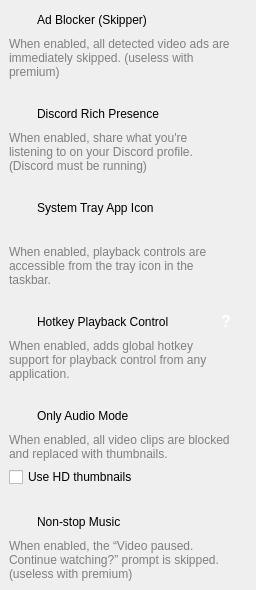
            <widget class="QFrame" name="frame_4">
             <property name="frameShape">
              <enum>QFrame::NoFrame</enum>
             </property>
             <property name="frameShadow">
              <enum>QFrame::Raised</enum>
             </property>
             <layout class="QVBoxLayout" name="verticalLayout_16">
              <property name="leftMargin">
               <number>0</number>
              </property>
              <property name="topMargin">
               <number>0</number>
              </property>
              <property name="rightMargin">
               <number>16</number>
              </property>
              <property name="bottomMargin">
               <number>0</number>
              </property>
              <item>
               <widget class="QFrame" name="SettingBox6">
                <property name="frameShape">
                 <enum>QFrame::NoFrame</enum>
                </property>
                <property name="frameShadow">
                 <enum>QFrame::Raised</enum>
                </property>
                <layout class="QVBoxLayout" name="verticalLayout_4">
                 <item>
                  <layout class="QHBoxLayout" name="horizontalLayout_3">
                   <item>
                    <widget class="QLabel" name="label">
                     <property name="minimumSize">
                      <size>
                       <width>22</width>
                       <height>22</height>
                      </size>
                     </property>
                     <property name="maximumSize">
                      <size>
                       <width>22</width>
                       <height>22</height>
                      </size>
                     </property>
                     <property name="text">
                      <string/>
                     </property>
                     <property name="scaledContents">
                      <bool>true</bool>
                     </property>
                    </widget>
                   </item>
                   <item>
                    <widget class="BodyLabel" name="BodyLabel_6">
                     <property name="text">
                      <string>Ad Blocker (Skipper)</string>
                     </property>
                    </widget>
                   </item>
                   <item>
                    <spacer name="horizontalSpacer_3">
                     <property name="orientation">
                      <enum>Qt::Horizontal</enum>
                     </property>
                     <property name="sizeHint" stdset="0">
                      <size>
                       <width>40</width>
                       <height>20</height>
                      </size>
                     </property>
                    </spacer>
                   </item>
                   <item>
                    <widget class="SwitchButton" name="SwitchButton_3" native="true">
                     <property name="layoutDirection">
                      <enum>Qt::RightToLeft</enum>
                     </property>
                    </widget>
                   </item>
                  </layout>
                 </item>
                 <item>
                  <widget class="BodyLabel" name="BodyLabel_19">
                   <property name="text">
                    <string>&lt;html&gt;&lt;head/&gt;&lt;body&gt;&lt;p&gt;&lt;span style=&quot; color:#808080;&quot;&gt;When enabled, all detected video ads are immediately skipped. (useless with premium)&lt;/span&gt;&lt;/p&gt;&lt;/body&gt;&lt;/html&gt;</string>
                   </property>
                   <property name="wordWrap">
                    <bool>true</bool>
                   </property>
                  </widget>
                 </item>
                </layout>
               </widget>
              </item>
              <item>
               <widget class="QFrame" name="SettingBox7">
                <property name="frameShape">
                 <enum>QFrame::NoFrame</enum>
                </property>
                <property name="frameShadow">
                 <enum>QFrame::Raised</enum>
                </property>
                <layout class="QVBoxLayout" name="verticalLayout_9">
                 <item>
                  <layout class="QHBoxLayout" name="horizontalLayout_9">
                   <item>
                    <widget class="QLabel" name="label_2">
                     <property name="minimumSize">
                      <size>
                       <width>22</width>
                       <height>22</height>
                      </size>
                     </property>
                     <property name="maximumSize">
                      <size>
                       <width>22</width>
                       <height>22</height>
                      </size>
                     </property>
                     <property name="text">
                      <string/>
                     </property>
                     <property name="scaledContents">
                      <bool>true</bool>
                     </property>
                    </widget>
                   </item>
                   <item>
                    <widget class="BodyLabel" name="BodyLabel_12">
                     <property name="text">
                      <string>Discord Rich Presence</string>
                     </property>
                    </widget>
                   </item>
                   <item>
                    <spacer name="horizontalSpacer_8">
                     <property name="orientation">
                      <enum>Qt::Horizontal</enum>
                     </property>
                     <property name="sizeHint" stdset="0">
                      <size>
                       <width>40</width>
                       <height>20</height>
                      </size>
                     </property>
                    </spacer>
                   </item>
                   <item>
                    <widget class="SwitchButton" name="SwitchButton_7" native="true">
                     <property name="layoutDirection">
                      <enum>Qt::RightToLeft</enum>
                     </property>
                    </widget>
                   </item>
                  </layout>
                 </item>
                 <item>
                  <widget class="BodyLabel" name="BodyLabel_26">
                   <property name="text">
                    <string>&lt;html&gt;&lt;head/&gt;&lt;body&gt;&lt;p&gt;&lt;span style=&quot; color:#808080;&quot;&gt;When enabled, share what you're listening to on your Discord profile. (Discord must be running)&lt;/span&gt;&lt;/p&gt;&lt;/body&gt;&lt;/html&gt;</string>
                   </property>
                   <property name="wordWrap">
                    <bool>true</bool>
                   </property>
                  </widget>
                 </item>
                </layout>
               </widget>
              </item>
              <item>
               <widget class="QFrame" name="SettingBox9">
                <property name="frameShape">
                 <enum>QFrame::NoFrame</enum>
                </property>
                <property name="frameShadow">
                 <enum>QFrame::Raised</enum>
                </property>
                <layout class="QVBoxLayout" name="verticalLayout_21">
                 <item>
                  <layout class="QHBoxLayout" name="horizontalLayout_14">
                   <item>
                    <widget class="QLabel" name="label_4">
                     <property name="minimumSize">
                      <size>
                       <width>22</width>
                       <height>22</height>
                      </size>
                     </property>
                     <property name="maximumSize">
                      <size>
                       <width>22</width>
                       <height>22</height>
                      </size>
                     </property>
                     <property name="text">
                      <string/>
                     </property>
                     <property name="scaledContents">
                      <bool>true</bool>
                     </property>
                    </widget>
                   </item>
                   <item>
                    <widget class="BodyLabel" name="BodyLabel_20">
                     <property name="text">
                      <string>System Tray App Icon</string>
                     </property>
                    </widget>
                   </item>
                   <item>
                    <spacer name="horizontalSpacer_13">
                     <property name="orientation">
                      <enum>Qt::Horizontal</enum>
                     </property>
                     <property name="sizeHint" stdset="0">
                      <size>
                       <width>40</width>
                       <height>20</height>
                      </size>
                     </property>
                    </spacer>
                   </item>
                   <item>
                    <widget class="SwitchButton" name="SwitchButton_12" native="true">
                     <property name="layoutDirection">
                      <enum>Qt::RightToLeft</enum>
                     </property>
                    </widget>
                   </item>
                  </layout>
                 </item>
                 <item>
                  <widget class="QLabel" name="label_3">
                   <property name="styleSheet">
                    <string notr="true">QLabel {
	color: red;
}</string>
                   </property>
                   <property name="text">
                    <string/>
                   </property>
                  </widget>
                 </item>
                 <item>
                  <widget class="BodyLabel" name="BodyLabel_28">
                   <property name="text">
                    <string>&lt;html&gt;&lt;head/&gt;&lt;body&gt;&lt;p&gt;&lt;span style=&quot; color:#808080;&quot;&gt;When enabled, playback controls are accessible from the tray icon in the taskbar.&lt;/span&gt;&lt;/p&gt;&lt;/body&gt;&lt;/html&gt;</string>
                   </property>
                   <property name="wordWrap">
                    <bool>true</bool>
                   </property>
                  </widget>
                 </item>
                </layout>
               </widget>
              </item>
              <item>
               <widget class="QFrame" name="SettingBox12">
                <property name="frameShape">
                 <enum>QFrame::NoFrame</enum>
                </property>
                <property name="frameShadow">
                 <enum>QFrame::Raised</enum>
                </property>
                <layout class="QVBoxLayout" name="verticalLayout_23">
                 <item>
                  <layout class="QHBoxLayout" name="horizontalLayout_17">
                   <property name="rightMargin">
                    <number>0</number>
                   </property>
                   <item>
                    <widget class="QLabel" name="label_7">
                     <property name="minimumSize">
                      <size>
                       <width>22</width>
                       <height>22</height>
                      </size>
                     </property>
                     <property name="maximumSize">
                      <size>
                       <width>22</width>
                       <height>22</height>
                      </size>
                     </property>
                     <property name="text">
                      <string/>
                     </property>
                     <property name="scaledContents">
                      <bool>true</bool>
                     </property>
                    </widget>
                   </item>
                   <item>
                    <widget class="BodyLabel" name="BodyLabel_23">
                     <property name="text">
                      <string>Hotkey Playback Control</string>
                     </property>
                    </widget>
                   </item>
                   <item>
                    <spacer name="horizontalSpacer_15">
                     <property name="orientation">
                      <enum>Qt::Horizontal</enum>
                     </property>
                     <property name="sizeHint" stdset="0">
                      <size>
                       <width>40</width>
                       <height>20</height>
                      </size>
                     </property>
                    </spacer>
                   </item>
                   <item>
                    <widget class="SwitchButton" name="SwitchButton_14" native="true">
                     <property name="layoutDirection">
                      <enum>Qt::RightToLeft</enum>
                     </property>
                    </widget>
                   </item>
                   <item>
                    <widget class="QLabel" name="label_6">
                     <property name="cursor">
                      <cursorShape>WhatsThisCursor</cursorShape>
                     </property>
                     <property name="styleSheet">
                      <string notr="true">QLabel {
	color: white;
}
QLabel:hover {
	color: red;
}</string>
                     </property>
                     <property name="text">
                      <string>&lt;html&gt;&lt;head/&gt;&lt;body&gt;&lt;p&gt;&lt;span style=&quot; font-size:12pt; font-weight:600;&quot;&gt;?&lt;/span&gt;&lt;/p&gt;&lt;/body&gt;&lt;/html&gt;</string>
                     </property>
                    </widget>
                   </item>
                  </layout>
                 </item>
                 <item>
                  <widget class="BodyLabel" name="BodyLabel_30">
                   <property name="text">
                    <string>&lt;html&gt;&lt;head/&gt;&lt;body&gt;&lt;p&gt;&lt;span style=&quot; color:#808080;&quot;&gt;When enabled, adds global hotkey support for playback control from any application.&lt;/span&gt;&lt;/p&gt;&lt;/body&gt;&lt;/html&gt;</string>
                   </property>
                   <property name="wordWrap">
                    <bool>true</bool>
                   </property>
                  </widget>
                 </item>
                </layout>
               </widget>
              </item>
              <item>
               <widget class="QFrame" name="SettingBox13">
                <property name="frameShape">
                 <enum>QFrame::NoFrame</enum>
                </property>
                <property name="frameShadow">
                 <enum>QFrame::Raised</enum>
                </property>
                <layout class="QVBoxLayout" name="verticalLayout_24">
                 <item>
                  <layout class="QHBoxLayout" name="horizontalLayout_18">
                   <item>
                    <widget class="QLabel" name="label_9">
                     <property name="minimumSize">
                      <size>
                       <width>22</width>
                       <height>22</height>
                      </size>
                     </property>
                     <property name="maximumSize">
                      <size>
                       <width>22</width>
                       <height>22</height>
                      </size>
                     </property>
                     <property name="text">
                      <string/>
                     </property>
                     <property name="scaledContents">
                      <bool>true</bool>
                     </property>
                    </widget>
                   </item>
                   <item>
                    <widget class="BodyLabel" name="BodyLabel_24">
                     <property name="text">
                      <string>Only Audio Mode</string>
                     </property>
                    </widget>
                   </item>
                   <item>
                    <spacer name="horizontalSpacer_16">
                     <property name="orientation">
                      <enum>Qt::Horizontal</enum>
                     </property>
                     <property name="sizeHint" stdset="0">
                      <size>
                       <width>40</width>
                       <height>20</height>
                      </size>
                     </property>
                    </spacer>
                   </item>
                   <item>
                    <widget class="SwitchButton" name="SwitchButton_15" native="true">
                     <property name="layoutDirection">
                      <enum>Qt::RightToLeft</enum>
                     </property>
                    </widget>
                   </item>
                  </layout>
                 </item>
                 <item>
                  <widget class="BodyLabel" name="BodyLabel_31">
                   <property name="text">
                    <string>&lt;html&gt;&lt;head/&gt;&lt;body&gt;&lt;p&gt;&lt;span style=&quot; color:#808080;&quot;&gt;When enabled, all video clips are blocked and replaced with thumbnails.&lt;/span&gt;&lt;/p&gt;&lt;/body&gt;&lt;/html&gt;</string>
                   </property>
                   <property name="wordWrap">
                    <bool>true</bool>
                   </property>
                  </widget>
                 </item>
                 <item>
                  <widget class="CheckBox" name="checkBox_2">
                   <property name="text">
                    <string>Use HD thumbnails</string>
                   </property>
                  </widget>
                 </item>
                </layout>
               </widget>
              </item>
              <item>
               <widget class="QFrame" name="SettingBox11">
                <property name="frameShape">
                 <enum>QFrame::NoFrame</enum>
                </property>
                <property name="frameShadow">
                 <enum>QFrame::Raised</enum>
                </property>
                <layout class="QVBoxLayout" name="verticalLayout_25">
                 <item>
                  <layout class="QHBoxLayout" name="horizontalLayout_20">
                   <item>
                    <widget class="QLabel" name="label_11">
                     <property name="minimumSize">
                      <size>
                       <width>22</width>
                       <height>22</height>
                      </size>
                     </property>
                     <property name="maximumSize">
                      <size>
                       <width>22</width>
                       <height>22</height>
                      </size>
                     </property>
                     <property name="text">
                      <string/>
                     </property>
                     <property name="scaledContents">
                      <bool>true</bool>
                     </property>
                    </widget>
                   </item>
                   <item>
                    <widget class="BodyLabel" name="BodyLabel_25">
                     <property name="text">
                      <string>Non-stop Music</string>
                     </property>
                    </widget>
                   </item>
                   <item>
                    <spacer name="horizontalSpacer_17">
                     <property name="orientation">
                      <enum>Qt::Horizontal</enum>
                     </property>
                     <property name="sizeHint" stdset="0">
                      <size>
                       <width>40</width>
                       <height>20</height>
                      </size>
                     </property>
                    </spacer>
                   </item>
                   <item>
                    <widget class="SwitchButton" name="SwitchButton_16" native="true">
                     <property name="layoutDirection">
                      <enum>Qt::RightToLeft</enum>
                     </property>
                    </widget>
                   </item>
                  </layout>
                 </item>
                 <item>
                  <widget class="BodyLabel" name="BodyLabel_32">
                   <property name="text">
                    <string>&lt;html&gt;&lt;head/&gt;&lt;body&gt;&lt;p&gt;&lt;span style=&quot; color:#808080;&quot;&gt;When enabled, the “Video paused. Continue watching?” prompt is skipped.&lt;/span&gt;&lt;span style=&quot; color:#808080;&quot;&gt; (useless with premium)&lt;/span&gt;&lt;/p&gt;&lt;/body&gt;&lt;/html&gt;</string>
                   </property>
                   <property name="wordWrap">
                    <bool>true</bool>
                   </property>
                  </widget>
                 </item>
                </layout>
               </widget>
              </item>
             </layout>
            </widget>
